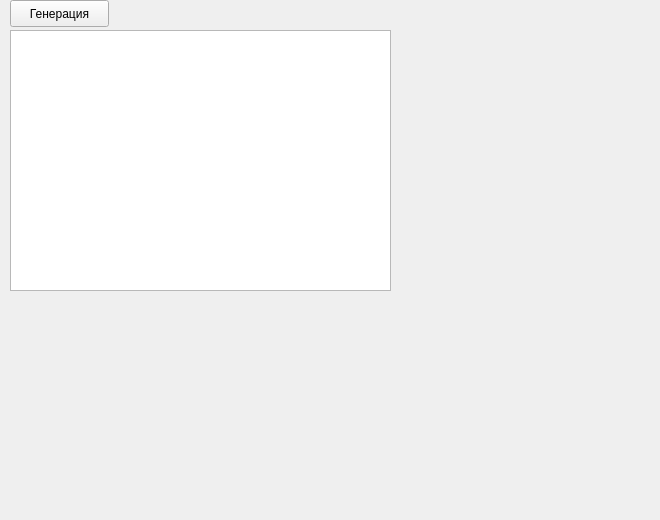
<?xml version="1.0" encoding="UTF-8"?>
<ui version="4.0">
 <class>GraphicWindow</class>
 <widget class="QMainWindow" name="GraphicWindow">
  <property name="geometry">
   <rect>
    <x>0</x>
    <y>0</y>
    <width>660</width>
    <height>520</height>
   </rect>
  </property>
  <property name="sizePolicy">
   <sizepolicy hsizetype="MinimumExpanding" vsizetype="MinimumExpanding">
    <horstretch>0</horstretch>
    <verstretch>0</verstretch>
   </sizepolicy>
  </property>
  <property name="windowTitle">
   <string>GraphicWindow</string>
  </property>
  <widget class="QWidget" name="centralWidget">
   <widget class="QGraphicsView" name="graphicsView">
    <property name="geometry">
     <rect>
      <x>10</x>
      <y>30</y>
      <width>381</width>
      <height>261</height>
     </rect>
    </property>
    <property name="sizePolicy">
     <sizepolicy hsizetype="Fixed" vsizetype="Fixed">
      <horstretch>0</horstretch>
      <verstretch>0</verstretch>
     </sizepolicy>
    </property>
    <property name="verticalScrollBarPolicy">
     <enum>Qt::ScrollBarAlwaysOff</enum>
    </property>
    <property name="horizontalScrollBarPolicy">
     <enum>Qt::ScrollBarAlwaysOff</enum>
    </property>
    <property name="viewportUpdateMode">
     <enum>QGraphicsView::MinimalViewportUpdate</enum>
    </property>
   </widget>
   <widget class="QPushButton" name="pushButton">
    <property name="geometry">
     <rect>
      <x>10</x>
      <y>0</y>
      <width>99</width>
      <height>27</height>
     </rect>
    </property>
    <property name="text">
     <string>Генерация</string>
    </property>
   </widget>
  </widget>
 </widget>
 <layoutdefault spacing="6" margin="11"/>
 <resources/>
 <connections/>
</ui>
